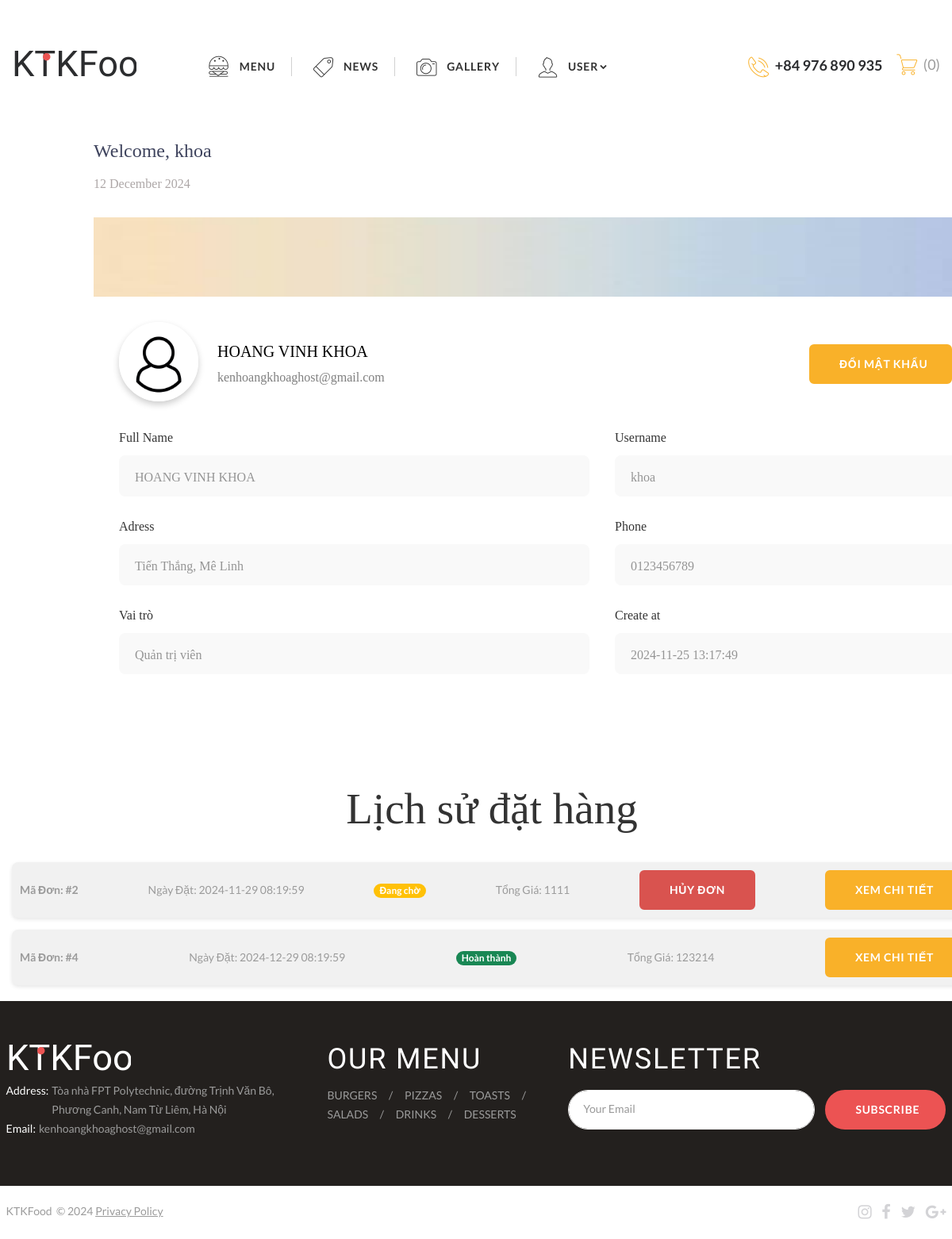
/?act=userprofile (signed in), run on the app's committed database.
### tables this page shows
CREATE TABLE `account` (
  `user_id` int NOT NULL,
  `Name` varchar(100) NOT NULL,
  `username` varchar(100) NOT NULL,
  `password` varchar(100) NOT NULL,
  `adress` text NOT NULL,
  `phone` varchar(11) NOT NULL,
  `email` varchar(100) NOT NULL,
  `created_at` timestamp NOT NULL DEFAULT CURRENT_TIMESTAMP,
  `status` enum('Mở','Khóa') DEFAULT 'Mở',
  `role` enum('admin','user') NOT NULL
);

CREATE TABLE `userorder` (
  `order_id` int NOT NULL,
  `order_date` timestamp NOT NULL,
  `order_status` enum('pending','processing','completed','canceled') NOT NULL,
  `order_totalAmount` int NOT NULL,
  `discount_id` int DEFAULT NULL,
  `discount_amount` int DEFAULT NULL,
  `payment_method` enum('COD','online') NOT NULL,
  `user_id` int NOT NULL,
  `order_name` varchar(256) NOT NULL COMMENT 'người nhận hàng',
  `order_phoneNumber` int NOT NULL COMMENT 'số điện thoại người nhận',
  `order_address` varchar(256) NOT NULL COMMENT 'địa chỉ người nhận'
);

### config/conn.php (called while the page is built, shortened)
<?php
function connectDB()
{
    $host = "mysql:host=localhost;dbname=ktk;charset=utf8";
    $user = "root";
    $pass = "";
    try {
        $conn = new PDO($host, $user, $pass);
        return $conn;
    } catch (PDOException $e) {
        echo "lỗi kết nối " . $e->getMessage();
    }
}
?>

### model/client/userprofileModel.php (called while the page is built, shortened)
<?php
class userprofileModel
{
    public $conn;
    public function __construct()
    {
        $this->conn =  connectDB();
    }
    function userprofile($username)
    {
        $sql = "SELECT * FROM account where username = '$username'";
        return $this->conn->query($sql)->fetch();
    }
    function orderhistory($user_id)
    {
        $sql = "SELECT u.*, a.username
            FROM userorder u
            LEFT JOIN account a ON u.user_id = a.user_id
            WHERE u.user_id = '$user_id'";
        return $this->conn->query($sql)->fetchAll();
    }
    function getidbyusername($username)
    {
        $sql = "SELECT user_id FROM account WHERE username = '$username'";
        return $this->conn->query($sql)->fetchColumn();
    }
}

### views/client/userprofile.php (the view, shortened to what this page needs)
<!DOCTYPE html>
<html class="wide wow-animation" lang="en">
<head>
    <link rel="stylesheet" href="assets/css/bootstrap.css" />
    <link rel="stylesheet" href="assets/css/fonts.css" />
    <link rel="stylesheet" href="assets/css/style.css" />
</head>
<body>
    <div class="page text-center">
        <?php
        require_once 'component/client/header.php'
        ?>
        <main class="page-content">
            <div style="width: 1024px; height: 824px; position: relative;">
                <div style="width: 233px; height: 72px; left: 118px; top: 32px; position: absolute">
                    <div style="left: 0px; top: 0px; position: absolute; color: #3E435D; font-size: 24px; font-family: Poppins; font-weight: 500; word-wrap: break-word">Welcome, <?= $userprofile['username'] ?></div>
                    <div style="left: 0px; top: 48px; position: absolute; color: #ADA7A7; font-size: 16px; font-family: Poppins; font-weight: 400; word-wrap: break-word"><?php echo date('d F Y'); ?></div>
                </div>
                <img style="width: 1282px; height: 100px; left: 118px; top: 136px; position: absolute" src="assets/images/c49569c230bae5019749505e1a535070.jpg" />
                <div>
                    <img style="width: 100px; height: 100px; left: 150px; top: 268px; position: absolute; border-radius: 9999px;
            overflow: hidden;
            box-shadow: 0 4px 8px rgba(0, 0, 0, 0.2);
            border: 4px solid #fff; " src="assets/images/avatar.jpg" />
                    <div style="width: 198px; height: 60px; left: 274px; top: 288px; position: absolute">
                        <div style="left: 0px; top: 0px; position: absolute; color: black; font-size: 20px; font-family: Poppins; font-weight: 500; word-wrap: break-word"><?= $userprofile['Name'] ?></div>
                        <div style="left: 0px; top: 36px; position: absolute; opacity: 0.50; color: black; font-size: 16px; font-family: Poppins; font-weight: 400; word-wrap: break-word"><?= $userprofile['email'] ?></div>
                    </div>
                    <div style="width: 180px; left: 1020px; top: 296px; position: absolute">
                        <button style="width: 180px;" class="btn btn-primary" data-bs-toggle="modal" data-bs-target="#updatepassModal">Đổi mật khẩu</button>
                    </div>
                </div>
                <div>
                    <div style="left: 150px; top: 400px; position: absolute; opacity: 0.80; color: black; font-size: 16px; font-family: Poppins; font-weight: 400; word-wrap: break-word">Full Name</div>
                    <div style="width: 593px; height: 52px; left: 150px; top: 436px; position: absolute; background: #F9F9F9; border-radius: 8px"></div>
                    <div style="left: 170px; top: 450px; position: absolute; opacity: 0.40; color: black; font-size: 16px; font-family: Poppins; font-weight: 400; word-wrap: break-word"><?= $userprofile['Name'] ?></div>
                </div>
                <div>
                    <div style="left: 150px; top: 512px; position: absolute; opacity: 0.80; color: black; font-size: 16px; font-family: Poppins; font-weight: 400; word-wrap: break-word">Adress</div>
                    <div style="width: 593px; height: 52px; left: 150px; top: 548px; position: absolute; background: #F9F9F9; border-radius: 8px"></div>
                    <div style="left: 170px; top: 562px; position: absolute; opacity: 0.40; color: black; font-size: 16px; font-family: Poppins; font-weight: 400; word-wrap: break-word"><?= $userprofile['adress'] ?></div>
                </div>
                <div>
                    <div style="left: 150px; top: 624px; position: absolute; opacity: 0.80; color: black; font-size: 16px; font-family: Poppins; font-weight: 400; word-wrap: break-word">Vai trò</div>
                    <div style="width: 593px; height: 52px; left: 150px; top: 660px; position: absolute; background: #F9F9F9; border-radius: 8px"></div>
                    <div style="left: 170px; top: 674px; position: absolute; opacity: 0.40; color: black; font-size: 16px; font-family: Poppins; font-weight: 400; word-wrap: break-word"><?php
                                                                                                                                                                                            if ($userprofile['role'] === 'admin') {
                                                                                                                                                                                                echo 'Quản trị viên';
                                                                                                                                                                                            } else {
                                                                                                                                                                                                echo 'Người dùng';
                                                                                                                                                                                            } ?></div>
                </div>
                <div>
                    <div style="left: 775px; top: 400px; position: absolute; opacity: 0.80; color: black; font-size: 16px; font-family: Poppins; font-weight: 400; word-wrap: break-word">Username</div>
                    <div style="width: 593px; height: 52px; left: 775px; top: 436px; position: absolute; background: #F9F9F9; border-radius: 8px"></div>
                    <div style="left: 795px; top: 450px; position: absolute; opacity: 0.40; color: black; font-size: 16px; font-family: Poppins; font-weight: 400; word-wrap: break-word"><?= $userprofile['username'] ?></div>
                </div>
                <div>
                    <div style="left: 775px; top: 512px; position: absolute; opacity: 0.80; color: black; font-size: 16px; font-family: Poppins; font-weight: 400; word-wrap: break-word">Phone</div>
                    <div style="width: 593px; height: 52px; left: 775px; top: 548px; position: absolute; background: #F9F9F9; border-radius: 8px"></div>
                    <div style="left: 795px; top: 562px; position: absolute; opacity: 0.40; color: black; font-size: 16px; font-family: Poppins; font-weight: 400; word-wrap: break-word"><?= $userprofile['phone'] ?></div>
                </div>
                <div>
                    <div style="left: 775px; top: 624px; position: absolute; opacity: 0.80; color: black; font-size: 16px; font-family: Poppins; font-weight: 400; word-wrap: break-word">Create at</div>
                    <div style="width: 593px; height: 52px; left: 775px; top: 660px; position: absolute; background: #F9F9F9; border-radius: 8px"></div>
                    <div style="left: 795px; top: 674px; position: absolute; opacity: 0.40; color: black; font-size: 16px; font-family: Poppins; font-weight: 400; word-wrap: break-word"><?= $userprofile['created_at'] ?></div>
                </div>
        </main>
        <div class="container-fluid">
            <h3 class="order-management-header">Lịch sử đặt hàng</h3>
            <?php
            foreach ($data as $key => $rows) {
            ?>
                <div class="order-card">
                    <div class="card-body">
                        <div class="order-details">
                            <div>
                                <strong>Mã Đơn: #<?= $rows['order_id'] ?></strong>
                            </div>
                            <div>
                                Ngày Đặt: <?= $rows['order_date'] ?>
                            </div>
                            <div>
                                <?php
                                if ($rows['order_status'] === 'pending') {
                                    echo '<span class="badge bg-warning">Đang chờ</span>';
                                } elseif ($rows['order_status'] === 'processing') {
                                    echo '<span class="badge bg-primary">Đang xử lý</span>';
                                } elseif ($rows['order_status'] === 'completed') {
                                    echo '<span class="badge bg-success">Hoàn thành</span>';
                                } elseif ($rows['order_status'] === 'canceled') {
                                    echo '<span class="badge bg-danger">Hủy bỏ</span>';
                                } else {
                                    echo '<span class="badge bg-secondary">Không xác định</span>';
                                }
                                ?>
                            </div>
                            <div>
                                Tổng Giá: <?= $rows['order_totalAmount'] ?>
                            </div>
                            <?php
                            if ($rows['order_status'] === 'processing' || $rows['order_status'] === 'pending') {
                            ?>
                                <div>
                                    <a href="?act=cancelorder&id=<?= $rows['order_id'] ?>"><button class="btn btn-danger" onclick="return confirm('Bạn có chắc chắn muốn hủy đơn hàng này không?')">Hủy đơn</button></a>
                                </div>
                            <?php } ?>
                            <div>
                                <a href="?act=detail&id=<?= $rows['order_id'] ?>"><button class="btn btn-primary">
                                        Xem Chi Tiết
                                    </button></a>
                            </div>
                        </div>
                    </div>
                </div>
            <?php } ?>
        </div>
        <?php require_once 'component/client/footer.php' ?>
    </div>
</body>
</html>

### views/client/userprofile.php (style rules this page uses)
.container-fluid { padding-top: 30px; width: 1240px; margin: 0 auto; margin-bottom: 20px; }
.order-management-header { color: #333; margin-bottom: 25px; text-align: center; margin-top: 20px; font-family: 'Times New Roman', Times, serif; }
.order-card { background-color: #f1f1f1; border-radius: 8px; margin-bottom: 15px; box-shadow: 0 2px 5px rgba(0, 0, 0, 0.1); transition: all 0.3s ease; }
.order-details { display: flex; justify-content: space-between; align-items: center; }

### data on the page
account: username "khoa", Name "HOANG VINH KHOA", email "kenhoangkhoaghost@gmail.com", adress "Tiến Thắng, Mê Linh", phone "0123456789", created_at "2024-11-25 13:17:49"
userorder: order_id "2", order_date "2024-11-29 08:19:59", order_status "Đang chờ", order_totalAmount "1111"
userorder: order_id "4", order_date "2024-12-29 08:19:59", order_status "Hoàn thành", order_totalAmount "123214"
